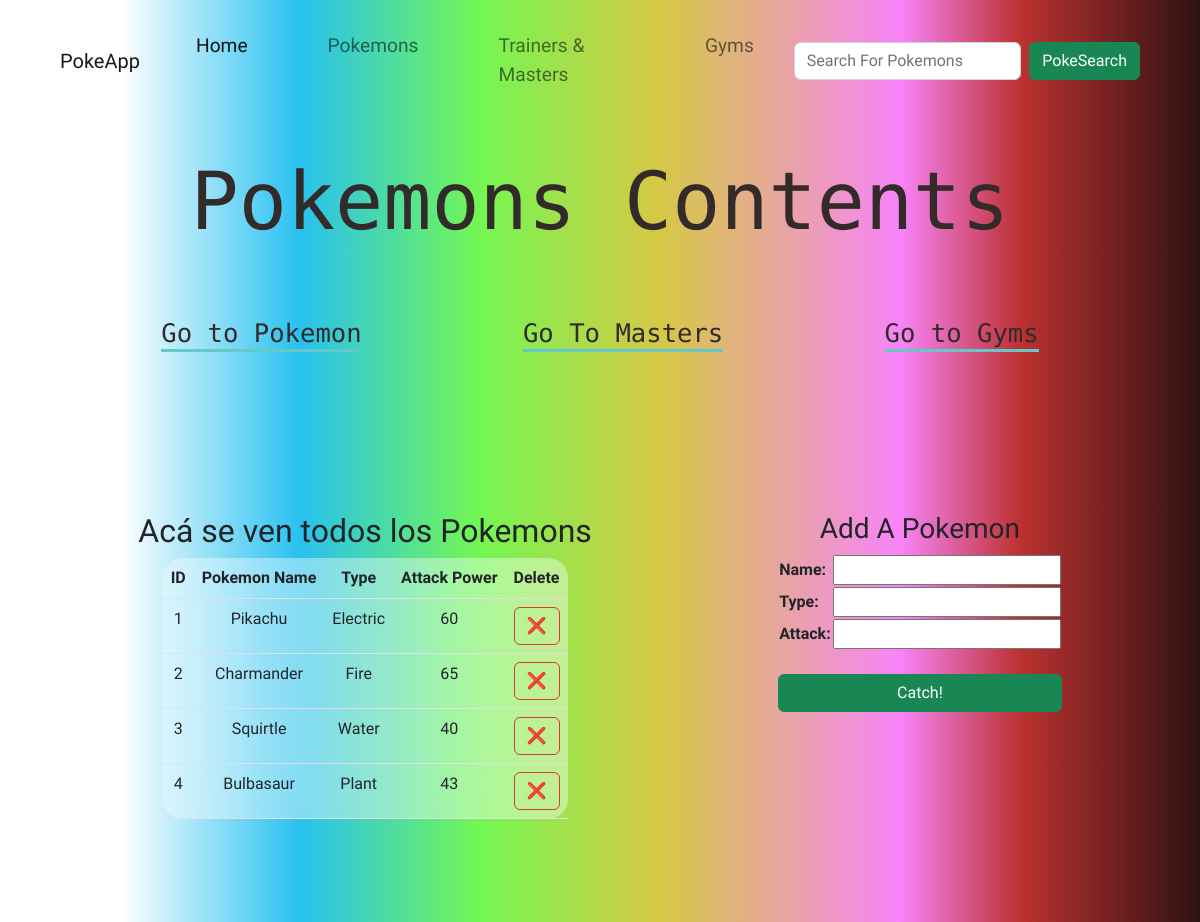
The app's page /PokeApp/pokemon/ with its own data.
### myApp/models.py (models this page shows, shortened)
class Pokemon(models.Model):
    name = models.CharField(max_length=20)
    type = models.CharField(max_length=30)
    attack = models.IntegerField()

### myApp/views.py (the view)
# urls.py: path('pokemon/', views.views_pokemon, name='Pokemon'),
def views_pokemon(request):
    all_pokemons = Pokemon.objects.all()
    if request.method == 'POST':
        pokeform = PokemonForm(request.POST)
        if pokeform.is_valid():
            info = pokeform.cleaned_data
            print(f'This is form info {info}')
            pokemon = Pokemon(name=info["name"], type=info["type"], attack=info["attack"])
            print(pokemon)
            return render(request, 'myApp/pokemon.html', {'all_pokemons': all_pokemons, 'pokeform': pokeform })
    else:
        pokeform = PokemonForm()
    return render(request, 'myApp/pokemon.html', {'all_pokemons': all_pokemons, 'pokeform': pokeform })

### myApp/forms.py
class PokemonForm(forms.Form):
    name = forms.CharField()
    type = forms.CharField()
    attack = forms.IntegerField()

### myApp/templates/myApp/pokemon.html (shortened to what this page needs)
{% extends 'myApp/padre.html' %}
{% load static %}
{% block title %}
    <h1 class="text-center header-title">Pokemons Contents</h1>
{% endblock %}
{% block contenidoQueCambia %}
<div class="form__container d-flex justify-content-evenly">
    <div class="d-flex flex-column align-items-center m-5">
        <h2 class="text-center">Acá se ven todos los Pokemons</h2>
        <form action="" method="DELETE">{% csrf_token %}
            <table class="table table-blur">
                <thead>
                    <tr>
                        <th class="text-center">ID</th>
                        <th class="text-center">Pokemon Name</th>
                        <th class="text-center">Type</th>
                        <th class="text-center">Attack Power</th>
                        <th class="text-center">Delete</th>
                    </tr>
                </thead>
                <tbody>
                    {% for pokemon in all_pokemons %}
                        <tr>
                            <td class="m-2 text-center">{{ pokemon.id }} </td>
                            <td class="m-2 text-center">{{ pokemon.name }} </td>
                            <td class="m-2 text-center">{{ pokemon.type }}</td>
                            <td class="m-2 text-center">{{ pokemon.attack }}</td>
                            <td class="m-2 text-center"><a class="btn btn-outline-danger" href="{% url 'DeletePokemon' pokemon.name %}">❌</a></td>
                        </tr>
                    {% endfor %}
                </tbody>
            </table>
        </form>
    </div>
    <section class="m-5">
        <div class="addItem--form">
            <h3>Add A Pokemon</h3>
            <form action="" method="POST" >{% csrf_token %}
                <table>
                    {{ pokeform.as_table }}
                </table>
                <div class="d-grid gap-2 col-12 mx-auto mt-4">
                    <button class="btn btn-block btn-success" type="submit">Catch!</button>
                </div>
            </form>
        </div>
    </section>
</div>
{% endblock %}

### myApp/static/myApp/css/style.css (style rules this page uses)
:root { --color-primary: rgb(51, 42, 42); }
.header-title { font-size: 5em; margin: 2rem auto; color: var(--color-primary); }
.form__container { font-family: 'Prompt', sans-serif }
.addItem--form { display: flex; flex-direction: column; align-items: center; }
.table-blur { background-color: #ffffff66; backdrop-filter: blur(20px); border-radius: 20px; }

### records on screen
Pokemon: id "1", name "Pikachu", type "Electric", attack "60"
Pokemon: id "2", name "Charmander", type "Fire", attack "65"
Pokemon: id "3", name "Squirtle", type "Water", attack "40"
Pokemon: id "4", name "Bulbasaur", type "Plant", attack "43"
